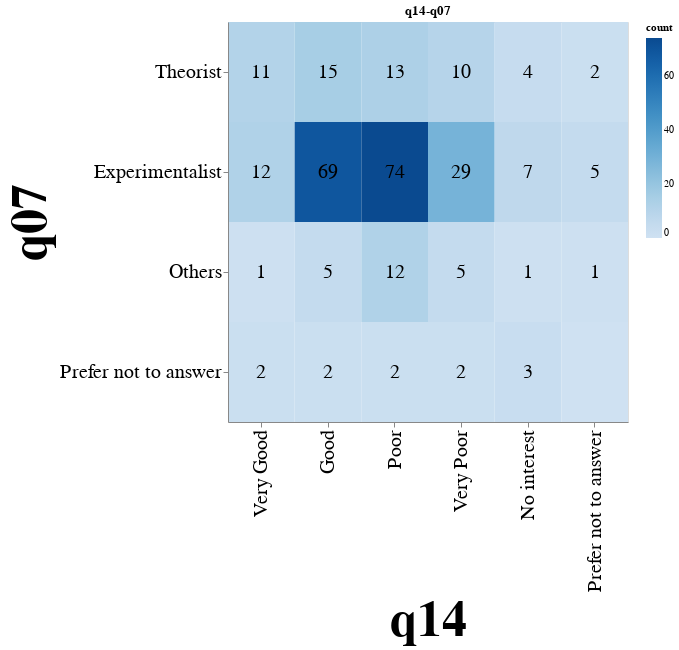
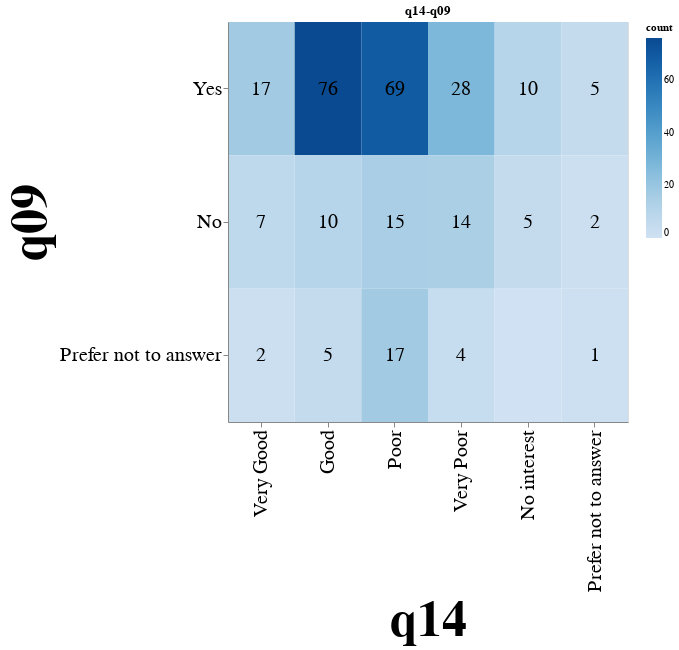
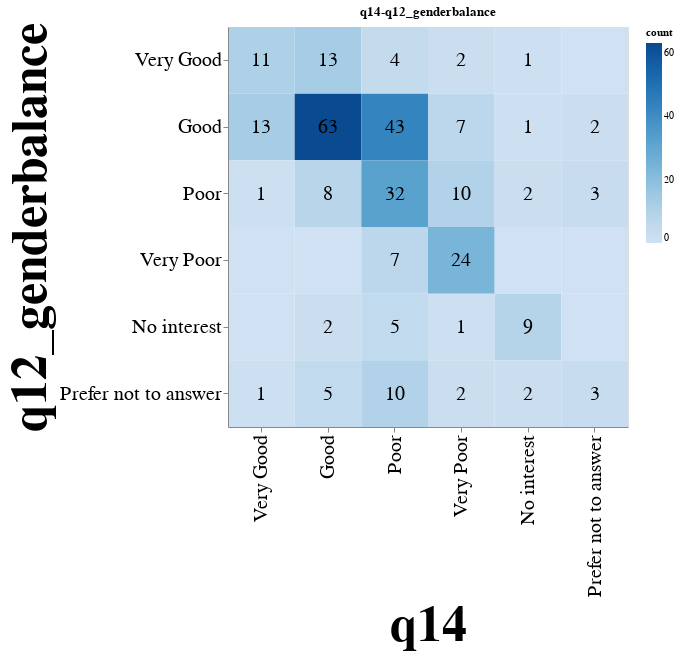
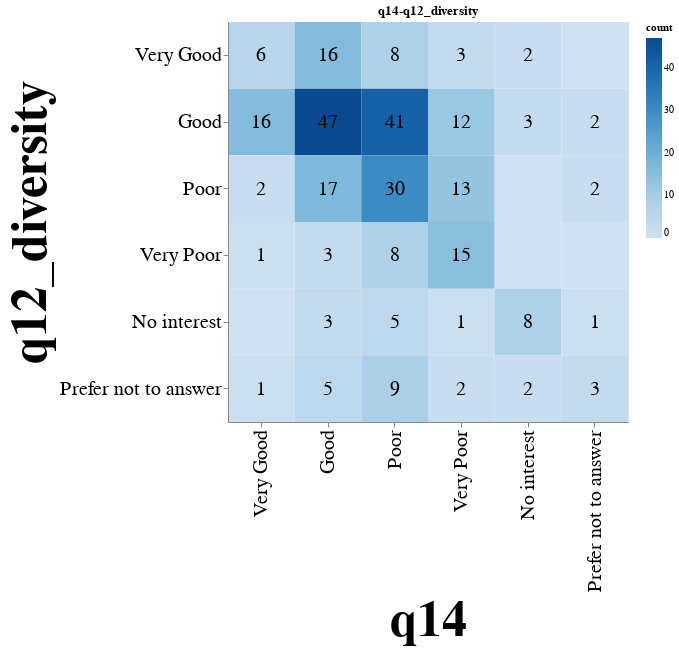

Notebook source saved alongside these figures, in order:
### Code cell
for name, hm in heatmaps.items():
    if name in list(p005.questions):
        hm.properties(
            title=name,
            width=400,
            height=400,
        ).display()

### Figure 1 — Vega-Lite specification as saved in the notebook (floating-point values rounded to 4 significant figures)
{"config": {"view": {"continuousWidth": 300, "continuousHeight": 300}}, "layer": [{"mark": {"type": "rect"}, "encoding": {"color": {"field": "count", "scale": {"scheme": "blues"}, "type": "quantitative"}, "x": {"axis": {"labelFontSize": 20, "titleFontSize": 50}, "field": "q14", "sort": ["Very Good", "Good", "Poor", "Very Poor", "No interest", "Prefer not to answer"], "type": "ordinal"}, "y": {"axis": {"labelFontSize": 20, "titleFontSize": 50}, "field": "q07", "sort": ["Theorist", "Experimentalist", "Others", "Prefer not to answer"], "type": "ordinal"}}}, {"mark": {"type": "text", "fontSize": 20}, "encoding": {"text": {"condition": {"test": "(datum['count'] > 0)", "field": "count", "type": "quantitative"}, "value": ""}, "x": {"axis": {"labelFontSize": 20, "titleFontSize": 50}, "field": "q14", "sort": ["Very Good", "Good", "Poor", "Very Poor", "No interest", "Prefer not to answer"], "type": "ordinal"}, "y": {"axis": {"labelFontSize": 20, "titleFontSize": 50}, "field": "q07", "sort": ["Theorist", "Experimentalist", "Others", "Prefer not to answer"], "type": "ordinal"}}}], "data": {"name": "data-cc104a45d37301dad3b6e9be5af82126"}, "height": 400, "title": "q14-q07", "width": 400, "$schema": "https://vega.github.io/schema/vega-lite/v5.8.0.json", "datasets": {"data-cc104a45d37301dad3b6e9be5af82126": [{"q14": "Very Good", "q07": "Theorist", "count": 11}, {"q14": "Good", "q07": "Theorist", "count": 15}, {"q14": "Poor", "q07": "Theorist", "count": 13}, {"q14": "Very Poor", "q07": "Theorist", "count": 10}, {"q14": "No interest", "q07": "Theorist", "count": 4}, {"q14": "Prefer not to answer", "q07": "Theorist", "count": 2}, {"q14": "Very Good", "q07": "Experimentalist", "count": 12}, {"q14": "Good", "q07": "Experimentalist", "count": 69}, {"q14": "Poor", "q07": "Experimentalist", "count": 74}, {"q14": "Very Poor", "q07": "Experimentalist", "count": 29}, {"q14": "No interest", "q07": "Experimentalist", "count": 7}, {"q14": "Prefer not to answer", "q07": "Experimentalist", "count": 5}, {"q14": "Very Good", "q07": "Others", "count": 1}, {"q14": "Good", "q07": "Others", "count": 5}, {"q14": "Poor", "q07": "Others", "count": 12}, {"q14": "Very Poor", "q07": "Others", "count": 5}, {"q14": "No interest", "q07": "Others", "count": 1}, {"q14": "Prefer not to answer", "q07": "Others", "count": 1}, {"q14": "Very Good", "q07": "Prefer not to answer", "count": 2}, {"q14": "Good", "q07": "Prefer not to answer", "count": 2}, {"q14": "Poor", "q07": "Prefer not to answer", "count": 2}, {"q14": "Very Poor", "q07": "Prefer not to answer", "count": 2}, {"q14": "No interest", "q07": "Prefer not to answer", "count": 3}, {"q14": "Prefer not to answer", "q07": "Prefer not to answer", "count": 0}]}}

### Figure 2 — Vega-Lite specification as saved in the notebook (floating-point values rounded to 4 significant figures)
{"config": {"view": {"continuousWidth": 300, "continuousHeight": 300}}, "layer": [{"mark": {"type": "rect"}, "encoding": {"color": {"field": "count", "scale": {"scheme": "blues"}, "type": "quantitative"}, "x": {"axis": {"labelFontSize": 20, "titleFontSize": 50}, "field": "q14", "sort": ["Very Good", "Good", "Poor", "Very Poor", "No interest", "Prefer not to answer"], "type": "ordinal"}, "y": {"axis": {"labelFontSize": 20, "titleFontSize": 50}, "field": "q09", "sort": ["Yes", "No", "Prefer not to answer"], "type": "ordinal"}}}, {"mark": {"type": "text", "fontSize": 20}, "encoding": {"text": {"condition": {"test": "(datum['count'] > 0)", "field": "count", "type": "quantitative"}, "value": ""}, "x": {"axis": {"labelFontSize": 20, "titleFontSize": 50}, "field": "q14", "sort": ["Very Good", "Good", "Poor", "Very Poor", "No interest", "Prefer not to answer"], "type": "ordinal"}, "y": {"axis": {"labelFontSize": 20, "titleFontSize": 50}, "field": "q09", "sort": ["Yes", "No", "Prefer not to answer"], "type": "ordinal"}}}], "data": {"name": "data-c207494291573236786b0966ab90724c"}, "height": 400, "title": "q14-q09", "width": 400, "$schema": "https://vega.github.io/schema/vega-lite/v5.8.0.json", "datasets": {"data-c207494291573236786b0966ab90724c": [{"q14": "Very Good", "q09": "Yes", "count": 17}, {"q14": "Good", "q09": "Yes", "count": 76}, {"q14": "Poor", "q09": "Yes", "count": 69}, {"q14": "Very Poor", "q09": "Yes", "count": 28}, {"q14": "No interest", "q09": "Yes", "count": 10}, {"q14": "Prefer not to answer", "q09": "Yes", "count": 5}, {"q14": "Very Good", "q09": "No", "count": 7}, {"q14": "Good", "q09": "No", "count": 10}, {"q14": "Poor", "q09": "No", "count": 15}, {"q14": "Very Poor", "q09": "No", "count": 14}, {"q14": "No interest", "q09": "No", "count": 5}, {"q14": "Prefer not to answer", "q09": "No", "count": 2}, {"q14": "Very Good", "q09": "Prefer not to answer", "count": 2}, {"q14": "Good", "q09": "Prefer not to answer", "count": 5}, {"q14": "Poor", "q09": "Prefer not to answer", "count": 17}, {"q14": "Very Poor", "q09": "Prefer not to answer", "count": 4}, {"q14": "No interest", "q09": "Prefer not to answer", "count": 0}, {"q14": "Prefer not to answer", "q09": "Prefer not to answer", "count": 1}]}}

### Figure 3 — Vega-Lite specification as saved in the notebook (floating-point values rounded to 4 significant figures)
{"config": {"view": {"continuousWidth": 300, "continuousHeight": 300}}, "layer": [{"mark": {"type": "rect"}, "encoding": {"color": {"field": "count", "scale": {"scheme": "blues"}, "type": "quantitative"}, "x": {"axis": {"labelFontSize": 20, "titleFontSize": 50}, "field": "q14", "sort": ["Very Good", "Good", "Poor", "Very Poor", "No interest", "Prefer not to answer"], "type": "ordinal"}, "y": {"axis": {"labelFontSize": 20, "titleFontSize": 50}, "field": "q12_genderbalance", "sort": ["Very Good", "Good", "Poor", "Very Poor", "No interest", "Prefer not to answer"], "type": "ordinal"}}}, {"mark": {"type": "text", "fontSize": 20}, "encoding": {"text": {"condition": {"test": "(datum['count'] > 0)", "field": "count", "type": "quantitative"}, "value": ""}, "x": {"axis": {"labelFontSize": 20, "titleFontSize": 50}, "field": "q14", "sort": ["Very Good", "Good", "Poor", "Very Poor", "No interest", "Prefer not to answer"], "type": "ordinal"}, "y": {"axis": {"labelFontSize": 20, "titleFontSize": 50}, "field": "q12_genderbalance", "sort": ["Very Good", "Good", "Poor", "Very Poor", "No interest", "Prefer not to answer"], "type": "ordinal"}}}], "data": {"name": "data-b4608d26acf879432ad704729cee394a"}, "height": 400, "title": "q14-q12_genderbalance", "width": 400, "$schema": "https://vega.github.io/schema/vega-lite/v5.8.0.json", "datasets": {"data-b4608d26acf879432ad704729cee394a": [{"q14": "Very Good", "q12_genderbalance": "Very Good", "count": 11}, {"q14": "Good", "q12_genderbalance": "Very Good", "count": 13}, {"q14": "Poor", "q12_genderbalance": "Very Good", "count": 4}, {"q14": "Very Poor", "q12_genderbalance": "Very Good", "count": 2}, {"q14": "No interest", "q12_genderbalance": "Very Good", "count": 1}, {"q14": "Prefer not to answer", "q12_genderbalance": "Very Good", "count": 0}, {"q14": "Very Good", "q12_genderbalance": "Good", "count": 13}, {"q14": "Good", "q12_genderbalance": "Good", "count": 63}, {"q14": "Poor", "q12_genderbalance": "Good", "count": 43}, {"q14": "Very Poor", "q12_genderbalance": "Good", "count": 7}, {"q14": "No interest", "q12_genderbalance": "Good", "count": 1}, {"q14": "Prefer not to answer", "q12_genderbalance": "Good", "count": 2}, {"q14": "Very Good", "q12_genderbalance": "Poor", "count": 1}, {"q14": "Good", "q12_genderbalance": "Poor", "count": 8}, {"q14": "Poor", "q12_genderbalance": "Poor", "count": 32}, {"q14": "Very Poor", "q12_genderbalance": "Poor", "count": 10}, {"q14": "No interest", "q12_genderbalance": "Poor", "count": 2}, {"q14": "Prefer not to answer", "q12_genderbalance": "Poor", "count": 3}, {"q14": "Very Good", "q12_genderbalance": "Very Poor", "count": 0}, {"q14": "Good", "q12_genderbalance": "Very Poor", "count": 0}, {"q14": "Poor", "q12_genderbalance": "Very Poor", "count": 7}, {"q14": "Very Poor", "q12_genderbalance": "Very Poor", "count": 24}, {"q14": "No interest", "q12_genderbalance": "Very Poor", "count": 0}, {"q14": "Prefer not to answer", "q12_genderbalance": "Very Poor", "count": 0}, {"q14": "Very Good", "q12_genderbalance": "No interest", "count": 0}, {"q14": "Good", "q12_genderbalance": "No interest", "count": 2}, {"q14": "Poor", "q12_genderbalance": "No interest", "count": 5}, {"q14": "Very Poor", "q12_genderbalance": "No interest", "count": 1}, {"q14": "No interest", "q12_genderbalance": "No interest", "count": 9}, {"q14": "Prefer not to answer", "q12_genderbalance": "No interest", "count": 0}, {"q14": "Very Good", "q12_genderbalance": "Prefer not to answer", "count": 1}, {"q14": "Good", "q12_genderbalance": "Prefer not to answer", "count": 5}, {"q14": "Poor", "q12_genderbalance": "Prefer not to answer", "count": 10}, {"q14": "Very Poor", "q12_genderbalance": "Prefer not to answer", "count": 2}, {"q14": "No interest", "q12_genderbalance": "Prefer not to answer", "count": 2}, {"q14": "Prefer not to answer", "q12_genderbalance": "Prefer not to answer", "count": 3}]}}

### Figure 4 — Vega-Lite specification as saved in the notebook (floating-point values rounded to 4 significant figures)
{"config": {"view": {"continuousWidth": 300, "continuousHeight": 300}}, "layer": [{"mark": {"type": "rect"}, "encoding": {"color": {"field": "count", "scale": {"scheme": "blues"}, "type": "quantitative"}, "x": {"axis": {"labelFontSize": 20, "titleFontSize": 50}, "field": "q14", "sort": ["Very Good", "Good", "Poor", "Very Poor", "No interest", "Prefer not to answer"], "type": "ordinal"}, "y": {"axis": {"labelFontSize": 20, "titleFontSize": 50}, "field": "q12_diversity", "sort": ["Very Good", "Good", "Poor", "Very Poor", "No interest", "Prefer not to answer"], "type": "ordinal"}}}, {"mark": {"type": "text", "fontSize": 20}, "encoding": {"text": {"condition": {"test": "(datum['count'] > 0)", "field": "count", "type": "quantitative"}, "value": ""}, "x": {"axis": {"labelFontSize": 20, "titleFontSize": 50}, "field": "q14", "sort": ["Very Good", "Good", "Poor", "Very Poor", "No interest", "Prefer not to answer"], "type": "ordinal"}, "y": {"axis": {"labelFontSize": 20, "titleFontSize": 50}, "field": "q12_diversity", "sort": ["Very Good", "Good", "Poor", "Very Poor", "No interest", "Prefer not to answer"], "type": "ordinal"}}}], "data": {"name": "data-aac2a7d588e77c99a4d08603aa966886"}, "height": 400, "title": "q14-q12_diversity", "width": 400, "$schema": "https://vega.github.io/schema/vega-lite/v5.8.0.json", "datasets": {"data-aac2a7d588e77c99a4d08603aa966886": [{"q14": "Very Good", "q12_diversity": "Very Good", "count": 6}, {"q14": "Good", "q12_diversity": "Very Good", "count": 16}, {"q14": "Poor", "q12_diversity": "Very Good", "count": 8}, {"q14": "Very Poor", "q12_diversity": "Very Good", "count": 3}, {"q14": "No interest", "q12_diversity": "Very Good", "count": 2}, {"q14": "Prefer not to answer", "q12_diversity": "Very Good", "count": 0}, {"q14": "Very Good", "q12_diversity": "Good", "count": 16}, {"q14": "Good", "q12_diversity": "Good", "count": 47}, {"q14": "Poor", "q12_diversity": "Good", "count": 41}, {"q14": "Very Poor", "q12_diversity": "Good", "count": 12}, {"q14": "No interest", "q12_diversity": "Good", "count": 3}, {"q14": "Prefer not to answer", "q12_diversity": "Good", "count": 2}, {"q14": "Very Good", "q12_diversity": "Poor", "count": 2}, {"q14": "Good", "q12_diversity": "Poor", "count": 17}, {"q14": "Poor", "q12_diversity": "Poor", "count": 30}, {"q14": "Very Poor", "q12_diversity": "Poor", "count": 13}, {"q14": "No interest", "q12_diversity": "Poor", "count": 0}, {"q14": "Prefer not to answer", "q12_diversity": "Poor", "count": 2}, {"q14": "Very Good", "q12_diversity": "Very Poor", "count": 1}, {"q14": "Good", "q12_diversity": "Very Poor", "count": 3}, {"q14": "Poor", "q12_diversity": "Very Poor", "count": 8}, {"q14": "Very Poor", "q12_diversity": "Very Poor", "count": 15}, {"q14": "No interest", "q12_diversity": "Very Poor", "count": 0}, {"q14": "Prefer not to answer", "q12_diversity": "Very Poor", "count": 0}, {"q14": "Very Good", "q12_diversity": "No interest", "count": 0}, {"q14": "Good", "q12_diversity": "No interest", "count": 3}, {"q14": "Poor", "q12_diversity": "No interest", "count": 5}, {"q14": "Very Poor", "q12_diversity": "No interest", "count": 1}, {"q14": "No interest", "q12_diversity": "No interest", "count": 8}, {"q14": "Prefer not to answer", "q12_diversity": "No interest", "count": 1}, {"q14": "Very Good", "q12_diversity": "Prefer not to answer", "count": 1}, {"q14": "Good", "q12_diversity": "Prefer not to answer", "count": 5}, {"q14": "Poor", "q12_diversity": "Prefer not to answer", "count": 9}, {"q14": "Very Poor", "q12_diversity": "Prefer not to answer", "count": 2}, {"q14": "No interest", "q12_diversity": "Prefer not to answer", "count": 2}, {"q14": "Prefer not to answer", "q12_diversity": "Prefer not to answer", "count": 3}]}}
